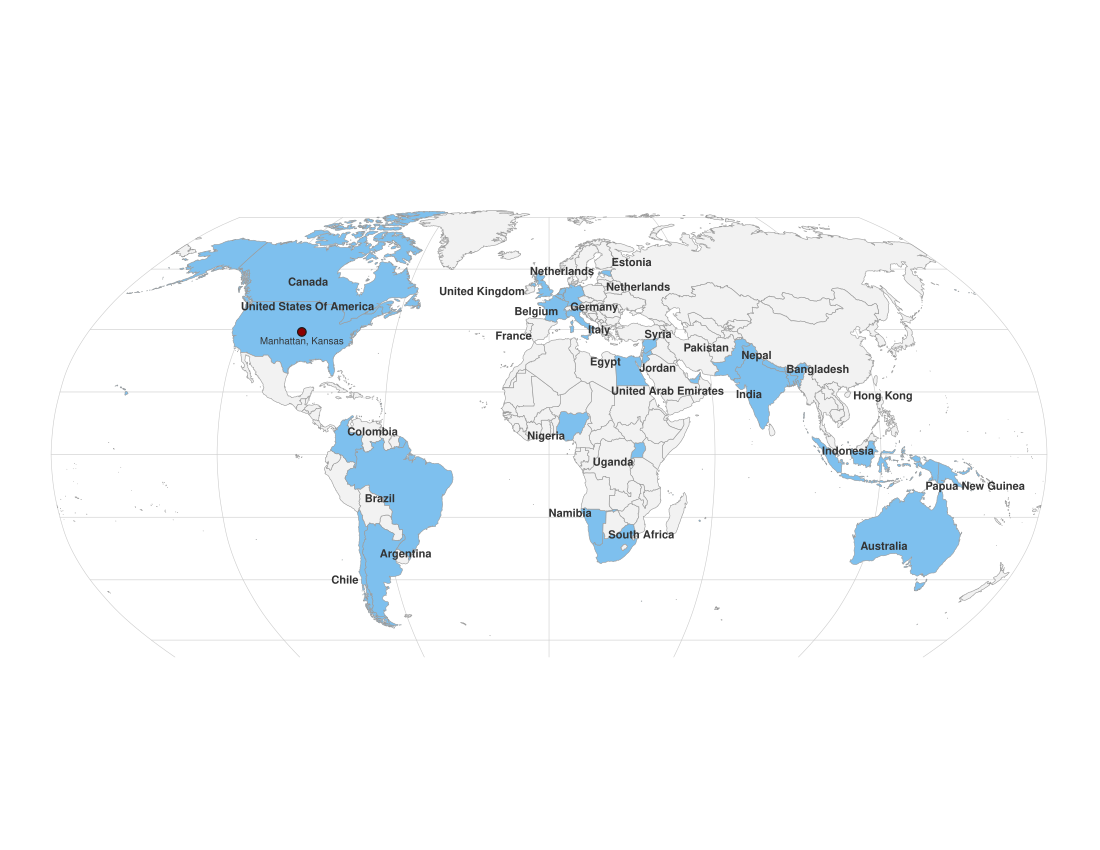

The script that drew this image:
# Script to create country of origin map for symposium attendees
# https://crdfglobal.org/programs/fmds/

# Libraries
library(dplyr)
library(stringr)
library(sf)
library(ggspatial)
library(ggplot2)

# csv with countries (from registrations)
att <- read.csv("attendee_countries.csv", stringsAsFactors = FALSE)

# clean names
att_clean <- att %>%
  mutate(country_std = str_to_title(str_trim(country))) %>%
  distinct(country_std) %>%
  mutate(attended = "Yes")

# map bounds
world <- rnaturalearth::ne_countries(scale = "medium", returnclass = "sf")
world <- world %>% mutate(country_std = str_to_title(admin))


world_flagged <- world %>%
  left_join(att_clean, by = "country_std") %>%
  mutate(attended = ifelse(is.na(attended), "No", attended))

# check for mismatched
setdiff(att_clean$country_std, world$country_std)

# fix a few
att_clean <- att_clean %>%
  mutate(
    country_std = case_when(
      country_std == "Hong Kong" ~ "Hong Kong S.a.r.",
      country_std == "The Netherlands" ~ "Netherlands",
      country_std == "United Arab Emirtaes" ~ "United Arab Emirates",
      country_std == "United States" ~ "United States Of America",
      TRUE ~ country_std
    )
  )


# match to polygons
world_flagged <- world %>%
  left_join(att_clean, by = "country_std") %>%
  mutate(attended = ifelse(is.na(attended), "No", attended))

# recheck
setdiff(att_clean$country_std, world$country_std)

# quick check
ggplot(world_flagged) +
  geom_sf(aes(fill = attended), color = "gray40", size = 0.1) +
  scale_fill_manual(values = c("Yes" = "#1B7837", "No" = "white")) +
  coord_sf() +
  theme_minimal()


# fancyfication
# curev it some curvature
world_flagged <- st_transform(world_flagged, "ESRI:54030")

# centers to label countries
centroids <- st_centroid(world_flagged)

# only countries that attended
lab <- centroids %>%
  filter(attended == "Yes") 

# shorten HK
lab$country_std[lab$country_std == "Hong Kong S.a.r."] <- "Hong Kong"

# Drop this, too much mapspace
world_flagged <- world_flagged %>%
  dplyr::filter(country_std != "Antarctica")

# Symposium location
conf_pt <- st_as_sf(
  data.frame(
    name = "Conference",
    lon  = -96.5717,
    lat  = 39.1836
  ),
  coords = c("lon", "lat"),
  crs = 4326
)

# match map projection
conf_pt <- st_transform(conf_pt, st_crs(world_robin))

set.seed(1223) # there's random jitter in label positions

# base map
p <- ggplot(world_flagged) +
  geom_sf(aes(fill = attended), color = "gray60", size = 0.1) +
  scale_fill_manual(values = c("Yes" = "skyblue2", "No" = "gray95")) +
  coord_sf(
    label_graticule = "all",
    label_axes = "----",
    expand = FALSE
  ) +
  theme_minimal(base_size = 11) +
  theme(
    panel.grid.major = element_line(color = "gray80", linewidth = 0.2),
    panel.grid.minor = element_line(color = "gray90", linewidth = 0.1),
    legend.position = "none",
    legend.title = element_blank(),
    axis.title = element_blank(),
    axis.text = element_blank(),
    axis.ticks = element_blank()
  )

# labels
p +
  ggrepel::geom_text_repel(
    data = lab,
    aes(label = country_std, geometry = geometry),
    stat = "sf_coordinates",
    size = 2.8,
    fontface = "bold",
    max.overlaps = Inf,
    box.padding = 0.3,
    point.padding = 0.1,
    segment.color = NA,
    force = 1.0,
    min.segment.length = Inf,
    color = "gray20"
  ) +
  geom_sf( # manhattan point
    data = conf_pt,
    color = "gray10",
    size = 2.5,
    shape = 21,
    fill = "darkred",
    stroke = 0.6
  ) +
  geom_text(
    data = conf_pt,
    aes(x = st_coordinates(conf_pt)[1,1],
        y = st_coordinates(conf_pt)[1,2],
        label = "Manhattan, Kansas"),
    nudge_y = -300000,   # label below
    size = 2.5,
    color = "gray20"
  )
